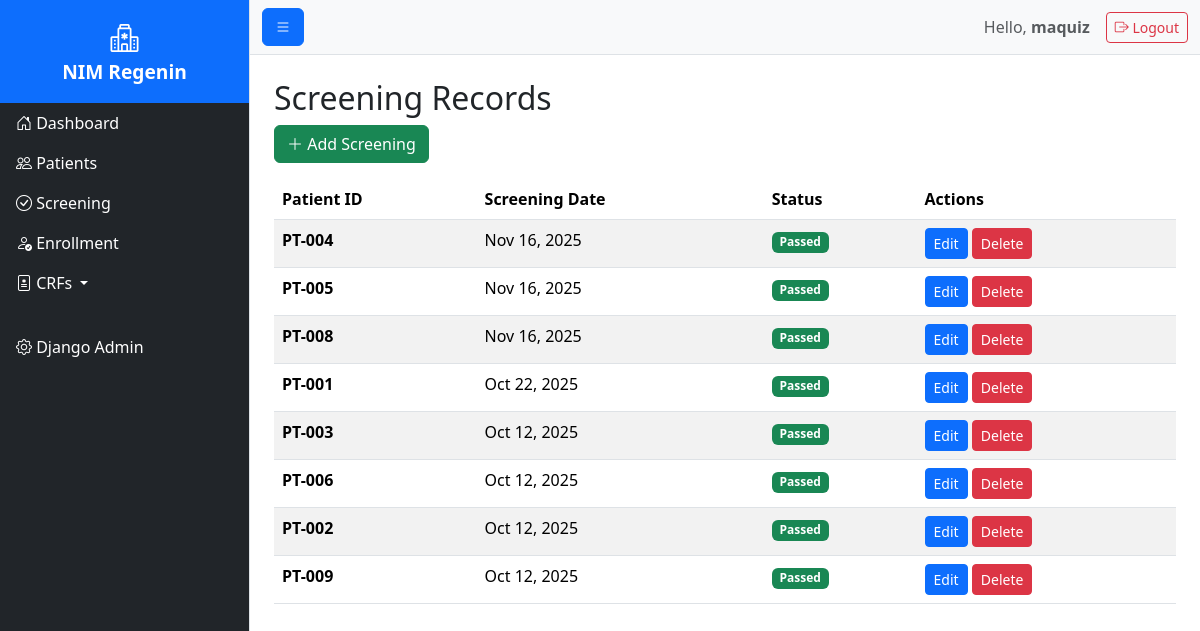
Page /screening/ (signed in) on the committed database.
### nimregenin/models.py (models this page shows, shortened)
class Screening(models.Model):
    patient = models.OneToOneField(Demographic, on_delete=models.CASCADE, related_name='screening')
    screening_date = models.DateField()
    STATUS_CHOICES = (
        ('PASS', 'Passed'),
        ('FAIL', 'Failed'),
        ('PENDING', 'Pending'),
    )
    screening_status = models.CharField(max_length=10, choices=STATUS_CHOICES)
    failure_reason = models.TextField(blank=True)
    screened_by = models.ForeignKey(User, on_delete=models.SET_NULL, null=True)
    created_at = models.DateTimeField(auto_now_add=True)
    updated_at = models.DateTimeField(auto_now=True)

class Demographic(models.Model):
    patient_id = models.CharField(
        max_length=50,
        unique=True,
        help_text="Unique patient identifier (e.g., PT-001)"
    )
    SITE_CHOICES = (
        ('SITE001', 'Site 001 - City Hospital'),
        ('SITE002', 'Site 002 - University Medical Center'),
        ('SITE003', 'Site 003 - Regional Clinic'),
        ('SITE004', 'Site 004 - Private Practice'),
    )
    site = models.CharField(
        max_length=20,  # Matches longest code
        choices=SITE_CHOICES,
        blank=True,
        null=True,
        help_text="Clinical site where patient is enrolled"
    )
    date_of_birth = models.DateField(
        null=True,
        blank=True,
        help_text="Patient's date of birth"
    )
    age = models.PositiveIntegerField(
        null=True,
        blank=True,
        validators=[MinValueValidator(0), MaxValueValidator(120)],
        help_text="Patient age in years (0–120)"
    )
    GENDER_CHOICES = (
        ('M', 'Male'),
        ('F', 'Female'),
        ('O', 'Other'),
        ('U', 'Unknown'),
    )
    gender = models.CharField(
        max_length=1,
        choices=GENDER_CHOICES,
        blank=True,
        help_text="Patient gender"
    )
    ethnicity = models.CharField(
        max_length=100,
        blank=True,
        help_text="Ethnicity (e.g., Hispanic or Latino)"
    )
    race = models.CharField(
        max_length=100,
        blank=True,
        help_text="Race (e.g., White, Asian, Black)"
    )
    created_at = models.DateTimeField(auto_now_add=True)
    updated_at = models.DateTimeField(auto_now=True)
    class Meta:
        verbose_name_plural = "Demographics"
        ordering = ['-created_at']

### nimregenin/views/screening.py (the view)
# urls.py: path('screening/', ScreeningListView.as_view(), name='screening_list'),
class ScreeningListView(LoginRequiredMixin, TemplateView):
    template_name = 'nimregenin/screening/screening_list.html'
    def get_context_data(self, **kwargs):
        context = super().get_context_data(**kwargs)
        context['screenings'] = (
            Screening.objects
            .select_related('patient')
            .order_by('-screening_date')
        )
        context['title'] = 'Screening Records'
        return context

### nimregenin/templates/nimregenin/screening/screening_list.html (shortened to what this page needs)
{% extends 'base.html' %}
{% block content %}
<h2>{{ title }}</h2>
<a href="{% url 'nimregenin:screening_create' %}" class="btn btn-success mb-3">
    <i class="bi bi-plus-lg"></i> Add Screening
</a>
<table class="table table-striped">
    <thead>
        <tr>
            <th>Patient ID</th>
            <th>Screening Date</th>
            <th>Status</th>
            <th>Actions</th>
        </tr>
    </thead>
    <tbody>
        {% for screening in screenings %}
        <tr>
            <td><strong>{{ screening.patient.patient_id }}</strong></td>
            <td>{{ screening.screening_date|date:"M d, Y" }}</td>
            <td>
                <span class="badge bg-{% if screening.screening_status == 'PASS' %}success{% else %}danger{% endif %}">
                    {{ screening.get_screening_status_display }}
                </span>
            </td>
            <td>
                <a href="{% url 'nimregenin:screening_update' screening.pk %}" class="btn btn-sm btn-primary">
                    Edit
                </a>
                <a href="{% url 'nimregenin:screening_delete' screening.pk %}" class="btn btn-sm btn-danger"
                   onclick="return confirm('Delete this screening record?')">
                    Delete
                </a>
            </td>
        </tr>
        {% empty %}
        <tr><td colspan="4">No screening records yet.</td></tr>
        {% endfor %}
    </tbody>
</table>
{% endblock %}

### templates/base.html (shortened to what this page needs)
<!DOCTYPE html>
<html lang="en">
<head>
    <link href="https://cdn.jsdelivr.net/npm/bootstrap@5.3.3/dist/css/bootstrap.min.css" rel="stylesheet">
    <link rel="stylesheet" href="https://cdn.jsdelivr.net/npm/bootstrap-icons@1.11.3/font/bootstrap-icons.min.css">
</head>
<body>
<div class="d-flex" id="wrapper">
    {% include 'includes/sidebar.html' %}
    <div id="page-content-wrapper">
        <nav class="navbar navbar-expand-lg navbar-light bg-light border-bottom">
            <div class="container-fluid">
                <button class="btn btn-primary" id="menu-toggle">
                    <i class="bi bi-list"></i>
                </button>
                <div class="ms-auto d-flex align-items-center">
                    {% if user.is_authenticated %}
                        <span class="me-3 text-muted">Hello, <strong>{{ user.username }}</strong></span>
                        <a href="{% url 'logout' %}" class="btn btn-outline-danger btn-sm">
                            <i class="bi bi-box-arrow-right"></i> Logout
                        </a>
                    {% else %}
                        <a href="{% url 'login' %}" class="btn btn-outline-primary btn-sm">Login</a>
                    {% endif %}
                </div>
            </div>
        </nav>
        <div class="container-fluid p-4">
            {% block content %}{% endblock %}
        </div>
    </div>
</div>
</body>
</html>

### templates/base.html (style rules this page uses)
#wrapper { min-height: 100vh; }
#page-content-wrapper { width: 100%; }

### rows in the picture
Screening: patient.patient_id "PT-004", screening_date "Nov 16, 2025", screening_status "Passed"
Screening: patient.patient_id "PT-005", screening_date "Nov 16, 2025", screening_status "Passed"
Screening: patient.patient_id "PT-008", screening_date "Nov 16, 2025", screening_status "Passed"
Screening: patient.patient_id "PT-001", screening_date "Oct 22, 2025", screening_status "Passed"
Screening: patient.patient_id "PT-003", screening_date "Oct 12, 2025", screening_status "Passed"
Screening: patient.patient_id "PT-006", screening_date "Oct 12, 2025", screening_status "Passed"
Screening: patient.patient_id "PT-002", screening_date "Oct 12, 2025", screening_status "Passed"
Screening: patient.patient_id "PT-009", screening_date "Oct 12, 2025", screening_status "Passed"

### other values in the picture
{{ user.username }} "maquiz"
{{ title }} "Screening Records"
